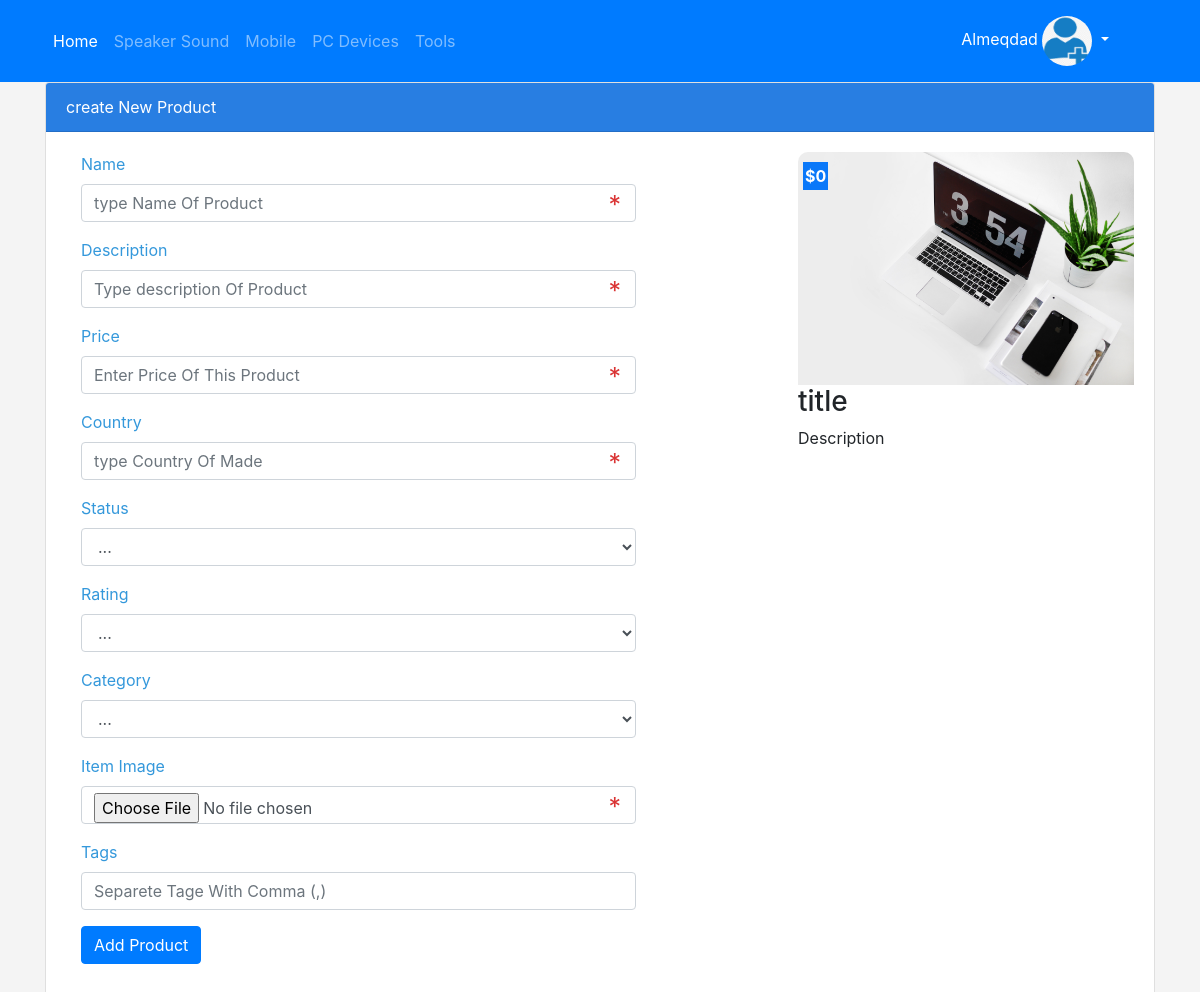
Screenshot of /newAds.php (signed in) with the database file from the repository.
### tables this page shows
CREATE TABLE `categories` (
  `ID` int(11) NOT NULL,
  `Name` varchar(255) NOT NULL,
  `Description` text NOT NULL,
  `Parent` tinyint(11) NOT NULL DEFAULT 0,
  `Ordering` tinyint(11) NOT NULL,
  `Allow_Comment` int(11) NOT NULL,
  `Visibility` int(11) NOT NULL,
  `Allow_Ads` int(11) NOT NULL
);

CREATE TABLE `users` (
  `UserID` int(11) NOT NULL,
  `Username` varchar(255) NOT NULL,
  `FullName` varchar(255) NOT NULL,
  `Email` varchar(255) NOT NULL,
  `Password` varchar(255) NOT NULL,
  `RegStatus` int(11) NOT NULL DEFAULT 0,
  `RegDate` timestamp NOT NULL DEFAULT current_timestamp() ON UPDATE current_timestamp(),
  `GroupID` tinyint(11) NOT NULL DEFAULT 0,
  `Profile` varchar(255) NOT NULL
);

### init.php (called while the page is built, shortened)
<?php
    include 'Admin/connect.php';
    $sessionUser = '';
    if (isset($_SESSION['user'])) {
      $sessionUser = $_SESSION['user'];
    }
    $tpl  = 'includes/templates/';
    $css  = 'Layout/css/';
    $func = 'includes/Functions/';
    include $func . 'function.php';
    include $tpl . 'header.php';

### includes/Functions/function.php (called while the page is built, shortened)
<?php
function getALlFrom($feild , $table, $where = NULL , $and = NULL , $orderfeild , $orddering = "DESC") {
  global $con ;
  $getAll = $con->prepare("SELECT $feild FROM $table $where $and ORDER BY $orderfeild DESC  ");
  $getAll->execute();
  $all = $getAll->fetchAll();
  return $all;
}
 ?>

### newAds.php (the view, shortened to what this page needs)
<?php
include 'init.php';
if (isset($_SESSION['user'])) {
    $do = isset($_GET['do'])? $_GET['do'] : 'Manage';
    if ($do == 'Manage') {  ?>
        <div class="container block">
          <div class="card" >
            <div class="card-header">
              create New Product
            </div>
            <div class="card-body">
              <div class="row">
                <div class="col-sm-8">
                  <form class="form-horizotal" action="<?php $_SERVER['PHP_SELF']?>" method="POST" enctype="multipart/form-data">
                    <div class="form-group">
                      <label class="col-sm-3 control-label">Name</label>
                      <div class="col-sm-10 col-md-10">
                        <input
                        pattern=".{4,}"
                        title="This Feild Required At Least 4 Charcatar"
                        type="text"
                        name="name"
                        class="form-control live" placeholder="type Name Of Product "
                         required data-class=".live-title">
                      </div>
                    </div>
                    <div class="form-group">
                      <label class="col-sm-3 control-label" >Description</label>
                      <div class="col-sm-10 col-md-10">
                        <input
                        pattern=".{10,}"
                        title="THis Feild Required At Least 10 Charcatar"
                        type="text"
                         name="description"
                         class="form-control live" placeholder="Type description Of Product"
                          required data-class=".live-desc">
                      </div>
                    </div>
                    <div class="form-group">
                      <label class="col-sm-3 control-label">Price</label>
                      <div class="col-sm-10 col-md-10">
                        <input type="text" required name="price"
                        class="form-control live" placeholder="Enter Price Of This Product"
                        data-class=".live-price" >
                      </div>
                    </div>
                    <div class="form-group">
                      <label class="col-sm-3 control-label">Country</label>
                      <div class="col-sm-10 col-md-10">
                        <input type="text" required name="country"
                         class="form-control " placeholder="type Country Of Made ">
                      </div>
                    </div>
                    <div class="form-group">
                      <label class="col-sm-3 control-label">Status</label>
                      <div class="col-sm-10 col-md-10">
                        <select class="form-control" required name="status">
                          <option value="0">...</option>
                        </select>
                      </div>
                    </div>
                    <div class="form-group">
                      <label class="col-sm-3 control-label">Rating</label>
                      <div class="col-sm-10 col-md-10">
                        <select class="form-control" name="rating">
                          <option value="0">...</option>
                        </select>
                      </div>
                    </div>
                    <div class="form-group">
                      <label class="col-sm-3 control-label">Category</label>
                      <div class="col-sm-10 col-md-10">
                        <select class="form-control" required name="category">
                          <option value="0">...</option>
                        </select>
                      </div>
                    </div>
                      <div class="form-group">
                        <label class="col-sm-2 control-label">Item Image</label>
                        <div class="col-sm-10 col-md-10">
                          <input type="file" name="image" class="form-control"   required="required">
                        </div>
                      </div>
                    <div class="form-group">
                      <label class="col-sm-3 control-label" >Tags</label>
                      <div class="col-sm-10 col-md-10">
                        <input type="text" name="tags" class="form-control" autocomplete="off"
                        placeholder="Separete Tage With Comma (,)" >
                      </div>
                    </div>
                    <div class="form-group">
                      <div class="col-sm-10 col-md-10 ">
                        <input type="submit"  class="btn btn-primary " value="Add Product">
                      </div>
                    </div>
                  </form>
                </div>
                <div class="col-md-4">
                  <div class='thumbnail item-box live-preview'>
                    <span class='price-tag'>
                      $<span class="live-price">0</span>
                    </span>
                     <img src='Layout/Images/one.jpg' class='card-img-top' />
                      <div class='caption'>
                        <h3 class='live-title'>title </h3>
                         <p class='live-desc'>Description</p>
                      </div>
                  </div>
               </div>
          </div>
        </div>
      </div>
    </div>
<?php }elseif ($do == 'Edit') {
    }elseif ($do == 'Update') {
    }
}else {
  header("Location:Index.php");
  exit();
}
include $tpl . 'footer.php'; ?>

### includes/templates/header.php (shortened to what this page needs)
<!DOCTYPE html>
<html lang="en" dir="ltr">
  <head>
    <link rel="stylesheet" href="<?php echo $css . 'bootstrap.css' ?>">
    <link rel="stylesheet" href="<?php echo $css . 'font-awesome.css' ?>">
    <link rel="stylesheet" href="<?php echo $css . 'front.css' ?>">
  </head>
  <body>
    <nav class="navbar navbar-expand-lg navbar-dark bg-primary">
      <div class="container " style="width:">
      <div class="collapse navbar-collapse" id="App-nav">
        <ul class="navbar-nav mr-auto">
          <li class="nav-item active">
            <a class="nav-link brand " href="Index.php">Home </a>
          </li>
          <?php
          $getALLcat = getALlFrom("*" , "categories", " where  Parent = 0", "" , "ID");
          foreach ($getALLcat as $cat) {
            echo "<li>
                      <a class='nav-link' href='categories.php?pageid=" . $cat['ID'] . "&pagename=" . str_replace(' ', '-', $cat['Name']) . "'>
                      " .  $cat['Name'] . "
                      </a>
                  </li>";
          }
           ?>
        </ul>
        <?php
          if (isset($_SESSION['user'])) {?>
            <div class="nav-item dropdown pull ProfileImage">
              <a class="nav-link  dropdown-toggle" href="#" id="navbarDropdown" role="button" data-toggle="dropdown" aria-haspopup="true" aria-expanded="false">
                <?php echo $sessionUser ?>
                <?php
                $onerecord = $con->prepare("SELECT UserID FROM users WHERE Username = ?");
                $onerecord->execute(array($sessionUser));
                $record = $onerecord->fetch();
                $uid  = $record['UserID'];
                $getImage = getALlFrom("*" ,"users" , "WHERE Username =  '$sessionUser' "  , "And UserID = '$uid'" , "UserID");
                    foreach ($getImage as $img) {
                      if (empty($img['Profile'])){
                        echo '<img src="Admin/Uploads/Profile/Default.jpg" alt="Profile Image"/>';
                      }else{
                      echo "<img src='Admin/Uploads/Profile/" . $img['Profile'] . "' alt='ProfileImage'/>";
                    }
                  }
                  ?>
              </a>
            </div>
      <?php
    }else {
        echo "<div class='btn btn-default'  data-toggle='modal' data-target='#mymodal' style='color:#FFF;cursor:pointer'>Sign In | Sign Up</div>";
      }
         ?>
    </div>
    </nav>

### Layout/css/front.css (style rules this page uses)
body { background: #f4f4f4; font-size: 16px }
label { color: #3498db }
.navbar { border-radius: 0; z-index: 9999 }
.pull { position: relative; right: 30px; }
.ProfileImage img { width: 50px; height: 50px; border-radius: 100px }
.nav-link { display: block; padding: 0.5rem 1rem; color: #fff; }
.form-control { position: relative; }
.form-group { position: relative; }
.item-box { margin-bottom: 20px; position: relative; overflow: hidden; }
.item-box .price-tag { position: absolute; top: 10px; left: 5px; padding: 2px ; background-color: #0a78f9; color: #ffff; font-weight: bold }
.item-box img { border-top-left-radius: 10px; border-top-right-radius: 10px; }
.item-box .caption { background: #ffff; height: 130px }
.block .card-header { background-color: #287ee2; color: #FFF; }

### rows the page displays
categories: Name "Speaker Sound"
categories: Name "Mobile"
categories: Name "PC Devices"
categories: Name "Tools"

### other values shown
$sessionUser "Almeqdad"
